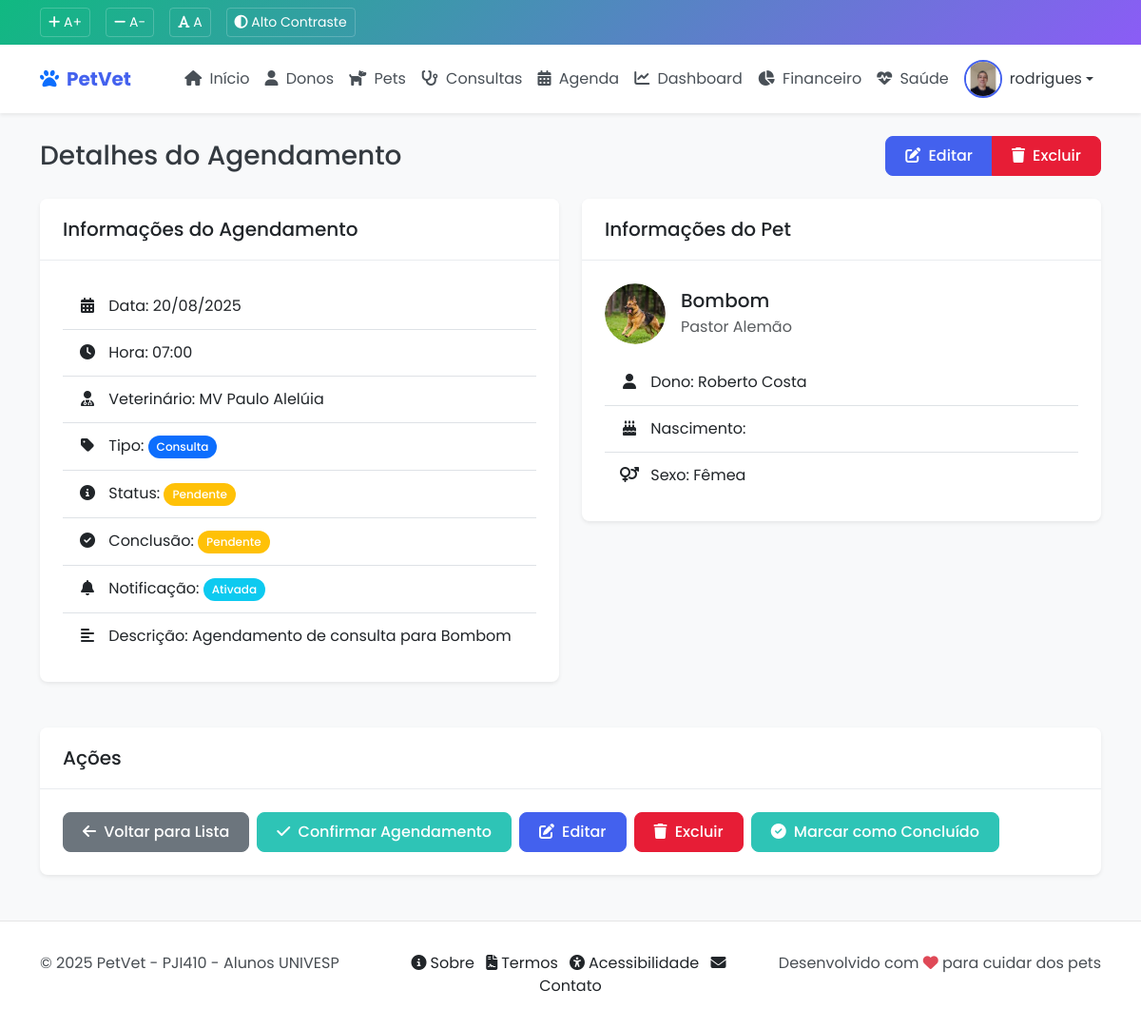
The page /core/agenda/30/ (signed in) on the database as committed earlier.
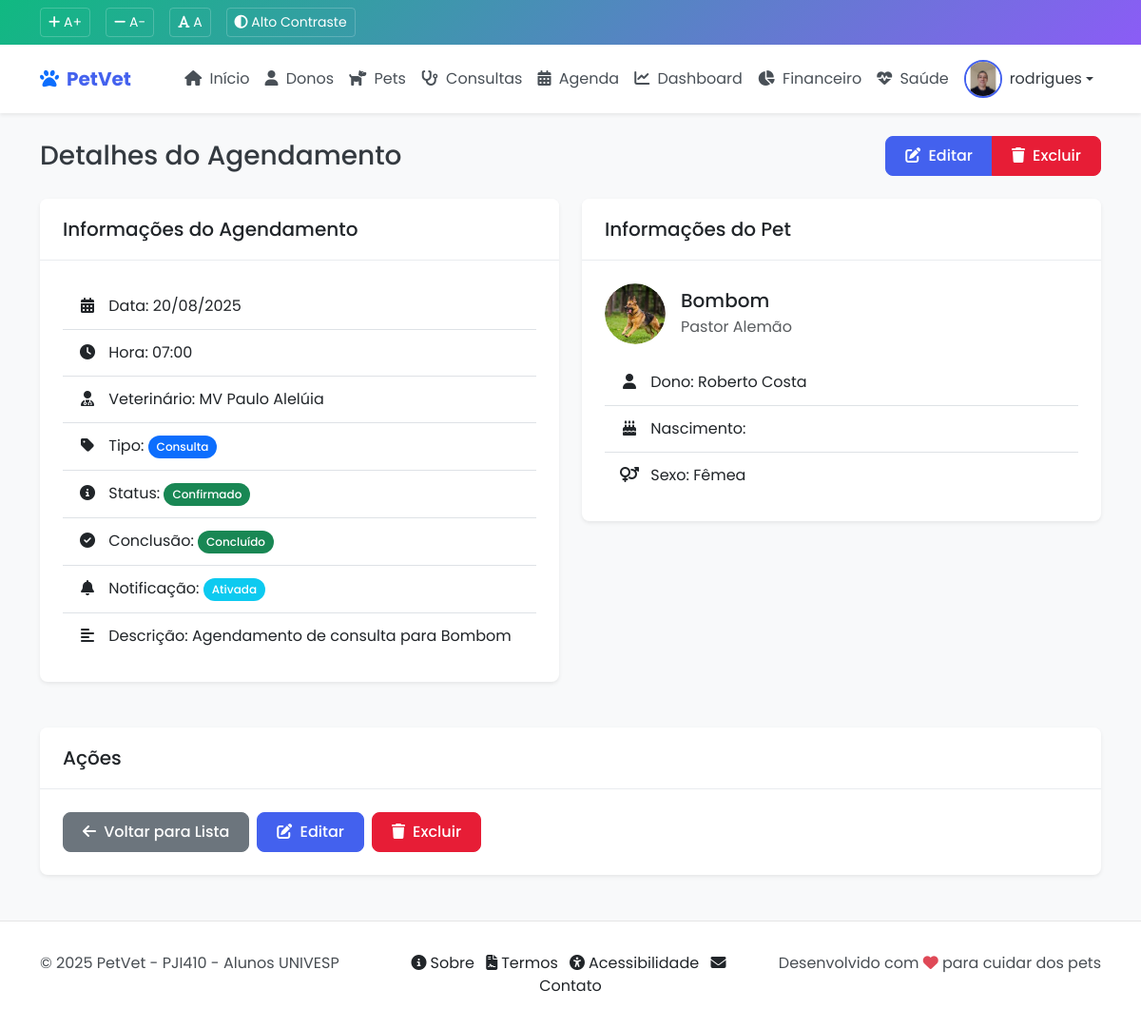
The same page on the database as committed later.
### core/views.py (the view)
# urls.py: path('agenda/<int:pk>/', views.agenda_detail, name='agenda_detail'),
@login_required
def agenda_detail(request, pk):
    agenda = get_object_or_404(Agenda, pk=pk)
    context = {
        'agenda': agenda,
    }
    return render(request, 'core/agenda/detail.html', context)

### templates/core/agenda/detail.html (shortened to what the changed rows need)
{% extends 'base.html' %}
{% load static %}
{% block content %}
<div class="container">
    <div class="d-flex justify-content-between align-items-center mb-4">
        <h1 class="h3 mb-0">Detalhes do Agendamento</h1>
    </div>
    <div class="row">
        <div class="col-md-6 mb-4">
            <div class="card">
                <div class="card-body">
                    <ul class="list-group list-group-flush">
                        <li class="list-group-item">
                            <i class="fas fa-info-circle me-2"></i> Status:
                            {% if agenda.status == 'CONFIRMADO' %}
                            <span class="badge bg-success">Confirmado</span>
                            {% elif agenda.status == 'PENDENTE' %}
                            <span class="badge bg-warning">Pendente</span>
                            {% else %}
                            <span class="badge bg-secondary">{{ agenda.status }}</span>
                            {% endif %}
                        </li>
                        <li class="list-group-item">
                            <i class="fas fa-check-circle me-2"></i> Conclusão:
                            {% if agenda.concluido %}
                            <span class="badge bg-success">Concluído</span>
                            {% else %}
                            <span class="badge bg-warning">Pendente</span>
                            {% endif %}
                        </li>
                    </ul>
                </div>
            </div>
        </div>
    </div>
    <div class="card">
        <div class="card-body">
            <div class="d-flex gap-2">
                {% if not agenda.concluido %}
                    <form method="post" action="{% url 'core:agenda_confirmar' agenda.pk %}" class="d-inline">
                        <button type="submit" class="btn btn-success">
                            <i class="fas fa-check me-1"></i> Confirmar Agendamento
                        </button>
                    </form>
                {% endif %}
                {% if not agenda.concluido %}
                    <form method="post" action="{% url 'core:agenda_concluir' agenda.pk %}" class="d-inline">
                        <button type="submit" class="btn btn-success">
                            <i class="fas fa-check-circle me-1"></i> Marcar como Concluído
                        </button>
                    </form>
                {% endif %}
            </div>
        </div>
    </div>
</div>
{% endblock %}

Rows that differ between the two databases and show on the page:
changed Agenda "MV Paulo Alelúia": status "PENDENTE" → "CONFIRMADO" (drawn); concluido False → True (drawn)
Other text that changed with them:
text no longer shown: "Pendente Pendente Confirmar Agendamento Marcar como Concluído"
text now shown: "Confirmado Concluído"
